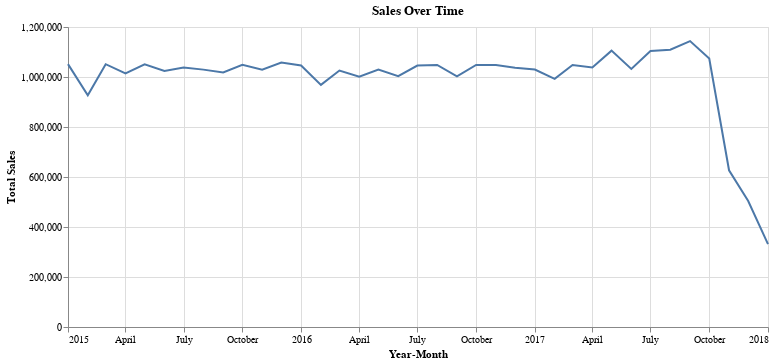

This figure's notebook cell:
### Code cell
monthlyChart = alt.Chart(monthlySales).mark_line().encode(
    x=alt.X("Month-Year:T", title="Year-Month"),
    y=alt.Y("Sales:Q", title="Total Sales"),
).properties(
    title="Sales Over Time",
    width=700,
    height=300
)

monthlyChart

### Figure 1 — Vega-Lite specification as saved in the notebook (floating-point values rounded to 4 significant figures)
{"config": {"view": {"continuousWidth": 400, "continuousHeight": 300}}, "data": {"name": "data-ec8274adb69c2e560405d20fdf17df90"}, "mark": "line", "encoding": {"x": {"field": "Month-Year", "title": "Year-Month", "type": "temporal"}, "y": {"field": "Sales", "title": "Total Sales", "type": "quantitative"}}, "height": 300, "title": "Sales Over Time", "width": 700, "$schema": "https://vega.github.io/schema/vega-lite/v4.17.0.json", "datasets": {"data-ec8274adb69c2e560405d20fdf17df90": [{"Month-Year": "2015-01", "Sales": 1052000.0}, {"Month-Year": "2015-02", "Sales": 927000.0}, {"Month-Year": "2015-03", "Sales": 1051000.0}, {"Month-Year": "2015-04", "Sales": 1014000.0}, {"Month-Year": "2015-05", "Sales": 1050000.0}, {"Month-Year": "2015-06", "Sales": 1024000.0}, {"Month-Year": "2015-07", "Sales": 1038000.0}, {"Month-Year": "2015-08", "Sales": 1029000.0}, {"Month-Year": "2015-09", "Sales": 1018000.0}, {"Month-Year": "2015-10", "Sales": 1049000.0}, {"Month-Year": "2015-11", "Sales": 1029000.0}, {"Month-Year": "2015-12", "Sales": 1058000.0}, {"Month-Year": "2016-01", "Sales": 1046000.0}, {"Month-Year": "2016-02", "Sales": 968500.0}, {"Month-Year": "2016-03", "Sales": 1026000.0}, {"Month-Year": "2016-04", "Sales": 1001000.0}, {"Month-Year": "2016-05", "Sales": 1029000.0}, {"Month-Year": "2016-06", "Sales": 1003000.0}, {"Month-Year": "2016-07", "Sales": 1046000.0}, {"Month-Year": "2016-08", "Sales": 1048000.0}, {"Month-Year": "2016-09", "Sales": 1002000.0}, {"Month-Year": "2016-10", "Sales": 1048000.0}, {"Month-Year": "2016-11", "Sales": 1048000.0}, {"Month-Year": "2016-12", "Sales": 1037000.0}, {"Month-Year": "2017-01", "Sales": 1030000.0}, {"Month-Year": "2017-02", "Sales": 992500.0}, {"Month-Year": "2017-03", "Sales": 1048000.0}, {"Month-Year": "2017-04", "Sales": 1038000.0}, {"Month-Year": "2017-05", "Sales": 1105000.0}, {"Month-Year": "2017-06", "Sales": 1032000.0}, {"Month-Year": "2017-07", "Sales": 1104000.0}, {"Month-Year": "2017-08", "Sales": 1109000.0}, {"Month-Year": "2017-09", "Sales": 1144000.0}, {"Month-Year": "2017-10", "Sales": 1074000.0}, {"Month-Year": "2017-11", "Sales": 626900.0}, {"Month-Year": "2017-12", "Sales": 503900.0}, {"Month-Year": "2018-01", "Sales": 331600.0}]}}
